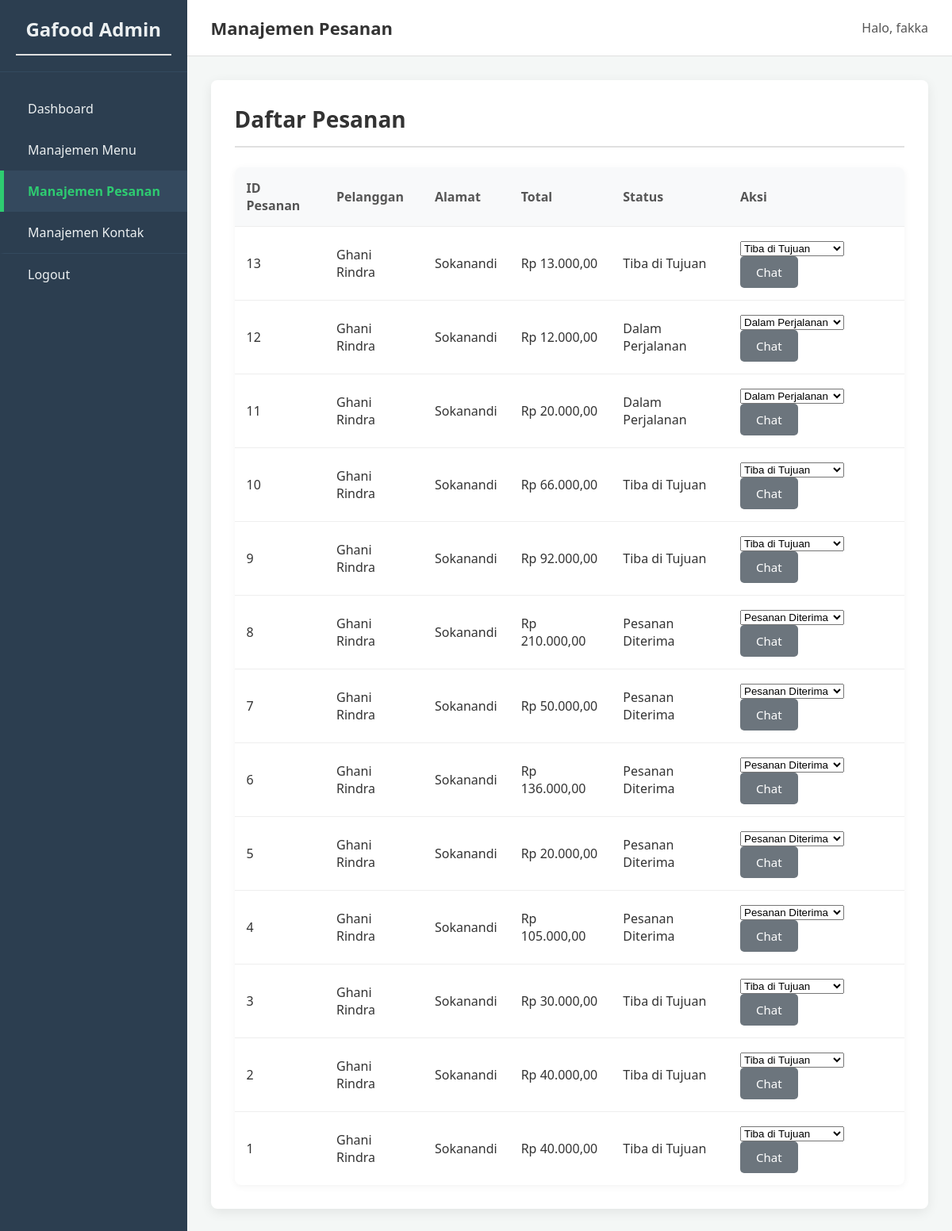
The app's page /admin/order_management.php (signed in) with its own data.
### tables this page shows
CREATE TABLE `orders` (
  `id` int(11) NOT NULL,
  `customer_name` varchar(100) NOT NULL,
  `customer_phone` varchar(20) NOT NULL,
  `customer_address` text NOT NULL,
  `total_amount` decimal(10,2) NOT NULL,
  `payment_method` varchar(50) NOT NULL,
  `status` varchar(50) NOT NULL DEFAULT 'Pesanan Diterima',
  `order_date` timestamp NOT NULL DEFAULT current_timestamp()
);

### admin/order_management.php (the view, shortened to what this page needs)
<?php
include '../templates/admin_header.php';
require_once '../api/db_connect.php';
$orders = $conn->query("SELECT * FROM orders ORDER BY order_date DESC");
$statuses = ['Pesanan Diterima', 'Sedang Disiapkan', 'Dalam Perjalanan', 'Tiba di Tujuan'];
?>
<section>
    <h2>Daftar Pesanan</h2>
    <table class="data-table">
        <thead>
            <tr>
                <th>ID Pesanan</th>
                <th>Pelanggan</th>
                <th>Alamat</th>
                <th>Total</th>
                <th>Status</th>
                <th>Aksi</th>
            </tr>
        </thead>
        <tbody>
            <?php while($order = $orders->fetch_assoc()): ?>
            <tr>
                <td><?php echo $order['id']; ?></td>
                <td><?php echo htmlspecialchars($order['customer_name']); ?></td>
                <td><?php echo htmlspecialchars($order['customer_address']); ?></td>
                <td>Rp <?php echo number_format($order['total_amount'], 2, ',', '.'); ?></td>
                <td class="order-status-display" data-order-id="<?php echo $order['id']; ?>"><?php echo htmlspecialchars($order['status']); ?></td>
                <td class="actions">
                    <select name="status" class="status-select">
                        <?php foreach ($statuses as $status): ?>
                            <option value="<?php echo $status; ?>" <?php echo ($order['status'] == $status) ? 'selected' : ''; ?>>
                                <?php echo $status; ?>
                            </option>
                        <?php endforeach; ?>
                    </select>
                    <a href="chat.php?order_id=<?php echo $order['id']; ?>" class="btn-secondary">Chat</a>
                </td>
            </tr>
            <?php endwhile; ?>
        </tbody>
    </table>
</section>
<?php include '../templates/admin_footer.php'; ?>

### assets/admin_style.css (style rules this page uses)
body { font-family: 'Segoe UI', Tahoma, Geneva, Verdana, sans-serif; margin: 0; background-color: #f4f7f6; color: #333; overflow-x: hidden; }
section { background-color: #ffffff; padding: 30px; border-radius: 8px; box-shadow: 0 4px 15px rgba(0,0,0,0.08); margin-bottom: 30px; }
h2 { font-size: 28px; color: #333; margin-top: 0; margin-bottom: 25px; border-bottom: 2px solid #e0e0e0; padding-bottom: 15px; }
.btn-primary, .btn-secondary, .btn-edit, .btn-delete { padding: 10px 20px; border-radius: 5px; text-decoration: none; font-size: 15px; cursor: pointer; transition: background-color 0.3s, color 0.3s; border: none; display: inline-block; margin-right: 10px; }
.btn-secondary { background-color: #6c757d; color: white; }
.data-table { width: 100%; border-collapse: collapse; margin-top: 20px; background-color: #ffffff; border-radius: 8px; overflow: hidden; box-shadow: 0 2px 10px rgba(0,0,0,0.05); }
.data-table th, .data-table td { padding: 15px; text-align: left; border-bottom: 1px solid #eee; }
.data-table thead { background-color: #f8f9fa; }
.data-table th { font-weight: 600; color: #555; }
.data-table tbody tr:last-child td { border-bottom: none; }

### records on screen
orders: id "13", customer_name "Ghani Rindra", customer_address "Sokanandi", total_amount "13.000,00", status "Tiba di Tujuan"
orders: id "12", customer_name "Ghani Rindra", customer_address "Sokanandi", total_amount "12.000,00", status "Dalam Perjalanan"
orders: id "11", customer_name "Ghani Rindra", customer_address "Sokanandi", total_amount "20.000,00", status "Dalam Perjalanan"
orders: id "10", customer_name "Ghani Rindra", customer_address "Sokanandi", total_amount "66.000,00", status "Tiba di Tujuan"
orders: id "9", customer_name "Ghani Rindra", customer_address "Sokanandi", total_amount "92.000,00", status "Tiba di Tujuan"
orders: id "8", customer_name "Ghani Rindra", customer_address "Sokanandi", total_amount "210.000,00", status "Pesanan Diterima"
orders: id "7", customer_name "Ghani Rindra", customer_address "Sokanandi", total_amount "50.000,00", status "Pesanan Diterima"
orders: id "6", customer_name "Ghani Rindra", customer_address "Sokanandi", total_amount "136.000,00", status "Pesanan Diterima"
orders: id "5", customer_name "Ghani Rindra", customer_address "Sokanandi", total_amount "20.000,00", status "Pesanan Diterima"
orders: id "4", customer_name "Ghani Rindra", customer_address "Sokanandi", total_amount "105.000,00", status "Pesanan Diterima"
orders: id "3", customer_name "Ghani Rindra", customer_address "Sokanandi", total_amount "30.000,00", status "Tiba di Tujuan"
orders: id "2", customer_name "Ghani Rindra", customer_address "Sokanandi", total_amount "40.000,00", status "Tiba di Tujuan"
orders: id "1", customer_name "Ghani Rindra", customer_address "Sokanandi", total_amount "40.000,00", status "Tiba di Tujuan"

### other values on screen
$page_title "Manajemen Pesanan"
$_SESSION['admin_username'] "fakka"
